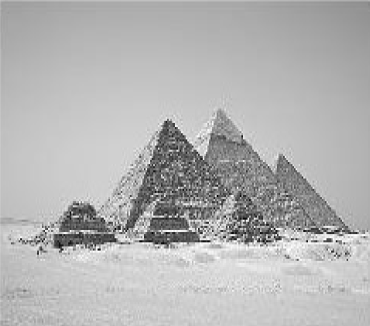
%> input picture ImgTest/guiza.png, 370 x 326 px
$ octave main.m   (GNU Octave 9; MATLAB toolbox functions it lacks are replaced by stand-ins)
%> lines starting %> are read from the running program, lines starting %| are printed output that depends on the picture
### MBS_norm/msb_encode.m
function stego = msb_encode(coverImg, message)
    % Leer imagen
    if ischar(coverImg) || isstring(coverImg)
        cover = imread(coverImg);
    else
        cover = coverImg;
    end

    if ~isa(cover, 'uint8')
        error('La imagen debe ser uint8 (8 bits por canal).');
    end

    % Convertir mensaje a bytes y bits
    msgBytes = uint8(message);
    msgLen   = uint32(numel(msgBytes));  % longitud en bytes (32 bits)

    lenBytes = typecast(msgLen, 'uint8');
    bitsLen  = bytes2bits(lenBytes);
    bitsMsg  = bytes2bits(msgBytes);
    bitstream = [bitsLen; bitsMsg];      % concatenamos cabecera + datos

    % Aplanar imagen
    pixels = cover(:);
    capacity = numel(pixels);
    nbits = numel(bitstream);

    if nbits > capacity
        error('Capacidad insuficiente: %d bits requeridos, %d disponibles.', nbits, capacity);
    end

    % Escribir en el bit más significativo
    pixels(1:nbits) = bitset(pixels(1:nbits), 8, bitstream);

    % Reconstruir imagen
    stego = reshape(pixels, size(cover));
end

function bits = bytes2bits(u8)
    n = numel(u8);
    bits = zeros(n*8,1,'uint8');
    idx = 1;
    for k = 1:n
        b = u8(k);
        for bit = 0:7
            bits(idx) = bitget(b, bit+1); % LSB→MSB
            idx = idx + 1;
        end
    end
end

### MBS_norm/msb_decode.m
function message = msb_decode(stegoImg)
    if ischar(stegoImg) || isstring(stegoImg)
        stego = imread(stegoImg);
    else
        stego = stegoImg;
    end

    if ~isa(stego, 'uint8')
        error('La imagen debe ser uint8 (8 bits por canal).');
    end

    pixels = stego(:);

    % Leer longitud (primeros 32 bits)
    lenBits = uint8(bitget(pixels(1:32), 8));
    lenBytes = bits2bytes(lenBits);
    msgLen = typecast(uint8(lenBytes), 'uint32');

    % Leer mensaje
    totalMsgBits = double(msgLen)*8;
    startIdx = 33;
    endIdx = 32 + totalMsgBits;

    if endIdx > numel(pixels)
        error('La imagen no contiene suficientes bits.');
    end

    msgBits = uint8(bitget(pixels(startIdx:endIdx), 8));
    msgU8   = uint8(bits2bytes(msgBits));
    message = char(msgU8(:)).';
end

function u8 = bits2bytes(bits)
    nbits = numel(bits);
    if mod(nbits,8) ~= 0
        error('Número de bits no múltiplo de 8.');
    end
    nbytes = nbits/8;
    u8 = zeros(1,nbytes,'uint8');
    idx = 1;
    for k = 1:nbytes
        val = uint8(0);
        for bit = 0:7
            if bits(idx)
                val = bitset(val, bit+1);
            end
            idx = idx + 1;
        end
        u8(k) = val;
    end
end

### MBS_norm/frobenius_error.m
function [E_F, E_rel] = frobenius_error(imgA, imgB)
% FROBENIUS_ERROR Calcula ||A-B||_F y el error relativo ||A-B||_F / ||A||_F.
% imgA, imgB: matriz uint8/uint16/single/double, MxN o MxNx3 (mismo tamaño)

    if ~isequal(size(imgA), size(imgB))
        error('Las imágenes deben tener exactamente el mismo tamaño.');
    end

    A = double(imgA);
    B = double(imgB);

    diff = A - B;
    E_F  = norm(diff(:), 'fro');        % norma de Frobenius absoluta
    denom = norm(A(:), 'fro');
    if denom == 0
        E_rel = NaN;                    % indeterminado si A es todo ceros
    else
        E_rel = E_F / denom;            % error relativo (adimensional)
    end
end

### MBS_norm/ecm_psnr.m
function [ECM, PSNR_val] = ecm_psnr(I, R)
%ECM_PSNR Calcula el ECM (MSE) y PSNR entre dos imágenes I y R.
%
%   ECM(I,R)  = (1/N) * sum( (I - R).^2 )
%   PSNR(I,R) = 10 * log10( MAX^2 / ECM ), con MAX = 255
%

    % Convertir a double para operar
    I = double(I);
    R = double(R);

    % Diferencia pixel a pixel
    D = I - R;

    % Número total de elementos (funciona para gris o RGB)
    N = numel(I);

    % ECM según definición
    ECM = sum(D(:).^2) / N;

    % PSNR con MAX = 255 (8 bits)
    MAX = 255;

    if ECM == 0
        PSNR_val = Inf;  % Imágenes idénticas
    else
        PSNR_val = 10 * log10((MAX^2) / ECM);
    end
end

### MBS_norm/cesar_enc.m
function out = cesar_enc(plain, k)
% CESAR_ENC  Cifra con César sobre A–Z (convierte a mayúsculas).
%   OUT = CESAR_ENC(PLAIN, K)

    if nargin < 2, k = 3; end
    k = mod(k, 26);                   % normaliza la clave a [0,25]
    abc = 'ABCDEFGHIJKLMNOPQRSTUVWXYZ';
    plain = upper(char(plain));       % asegura tipo char y mayúsculas

    n = numel(plain);
    out = blanks(n);                  % preasigna

    for i = 1:n
        ch = plain(i);
        idx = find(abc == ch, 1);     % primera coincidencia
        if ~isempty(idx)
            out(i) = abc(mod(idx - 1 + k, 26) + 1);
        else
            out(i) = ch;              % deja espacios, números, signos, tildes, etc.
        end
    end
end

### MBS_norm/cesar_dec.m
function out = cesar_dec(cipher, k)
    if nargin < 2, k = 3; end
    abc = 'ABCDEFGHIJKLMNOPQRSTUVWXYZ';
    cipher = upper(cipher);
    out = '';
    for i = 1:length(cipher)
        idx = find(abc == cipher(i));
        if ~isempty(idx)
            out(i) = abc(mod(idx - 1 - k, 26) + 1);
        else
            out(i) = cipher(i);
        end
    end
end

### MBS_norm/elgamal_dec.m
function plain = elgamal_dec(cipher_bytes, K, p, return_char)
    if nargin < 3 || isempty(p), p = 257; end
    if nargin < 4, return_char = true; end

    % Asegura bytes 0..255
    c_bytes = uint8(char(cipher_bytes));  % si ya es uint8, no cambia

    % Inverso modular de K
    invK = modInverse(double(K), p);

    % Deshacer mapeo: (c+1)*K^{-1} mod p  -> 1..256  -> -1 -> 0..255
    c1     = double(c_bytes) + 1;      % 1..256
    m1     = mod(c1 .* invK, p);       % 1..256
    m_bytes = uint8(m1 - 1);           % 0..255

    if return_char
        plain = char(m_bytes(:)).';    % fila de chars
    else
        plain = m_bytes;
    end
end

% ---------- helpers locales ----------
function inv = modInverse(a, m)
    [g, x, ~] = gcd(a, m);
    if g ~= 1
        error('No existe inverso modular para K con el módulo dado.');
    end
    inv = mod(x, m);
end

### MBS_norm/sust_enc.m
function out = sust_enc(plain)
    abc = 'ABCDEFGHIJKLMNOPQRSTUVWXYZ';
    key = 'QWERTYUIOPASDFGHJKLZXCVBNM';  % misma clave que en decifrado

    % (opcional) validación de clave:
    if numel(key) ~= 26 || numel(unique(key)) ~= 26
        error('La clave debe ser una permutación de 26 letras.');
    end

    plain = upper(char(plain));             % aceptar string/char
    n = numel(plain);
    out = blanks(n);                        % preasigna

    for i = 1:n
        ch = plain(i);
        idx = find(abc == ch, 1);          % busca en abecedario
        if ~isempty(idx)
            out(i) = key(idx);             % mapea abecedario -> clave
        else
            out(i) = ch;                   % deja espacios, números, signos, etc.
        end
    end
end

### MBS_norm/sust_dec.m
function out = sust_dec(cipher)
    abc = 'ABCDEFGHIJKLMNOPQRSTUVWXYZ';
    key = 'QWERTYUIOPASDFGHJKLZXCVBNM';  % misma clave que en cifrado

    % (opcional) validación de clave:
    if numel(key) ~= 26 || numel(unique(key)) ~= 26
        error('La clave debe ser una permutación de 26 letras.');
    end

    cipher = upper(char(cipher));            % aceptar string/char
    n = numel(cipher);
    out = blanks(n);                         % preasigna

    for i = 1:n
        ch = cipher(i);
        idx = find(key == ch, 1);           % busca en la clave
        if ~isempty(idx)
            out(i) = abc(idx);              % mapea clave -> abecedario
        else
            out(i) = ch;                    % deja espacios, números, signos, etc.
        end
    end
end

### MBS_norm/vig_enc.m
function out = vig_enc(text, key)
    abc  = 'ABCDEFGHIJKLMNOPQRSTUVWXYZ';
    text = upper(char(text));              % robustez: string/char
    key  = upper(char(key));

    if any(~ismember(key, abc))
        error('La clave debe contener solo letras A–Z.');
    end

    n   = numel(text);
    out = blanks(n);                        % preasigna
    L   = numel(key);

    for i = 1:n
        ch  = text(i);
        idx = find(abc == ch, 1);
        if ~isempty(idx)
            k   = find(abc == key(mod(i-1, L) + 1), 1) - 1; % 0..25
            out(i) = abc(mod(idx - 1 + k, 26) + 1);
        else
            out(i) = ch;                    % preserva no-alfabéticos
        end
    end
end

### MBS_norm/vig_dec.m
function out = vig_dec(cipher, key)
    abc    = 'ABCDEFGHIJKLMNOPQRSTUVWXYZ';
    cipher = upper(char(cipher));          % robustez: string/char
    key    = upper(char(key));

    % validación simple de clave: solo letras A–Z
    if any(~ismember(key, abc))
        error('La clave debe contener solo letras A–Z.');
    end

    n   = numel(cipher);
    out = blanks(n);                        % preasigna
    L   = numel(key);

    for i = 1:n
        ch  = cipher(i);
        idx = find(abc == ch, 1);
        if ~isempty(idx)
            k   = find(abc == key(mod(i-1, L) + 1), 1) - 1; % 0..25
            out(i) = abc(mod(idx - 1 - k, 26) + 1);
        else
            out(i) = ch;                    % preserva no-alfabéticos
        end
    end
end

### MBS_norm/RSA_enc.m
function cipher = rsa_enc(plain, e, n)
    plain = uint64(plain(:));

    cipher = zeros(size(plain), 'uint64');

    % Para cada carácter: c = m^e mod n
    for i = 1:numel(plain)
        m = plain(i);
        cipher(i) = powermod(m, e, n);
    end
end

% Exponenciación rápida
function r = powermod(a, b, n)
    r = uint64(1);
    a = uint64(mod(a, n));
    b = uint64(b);

    while b > 0
        if bitand(b, 1)
            r = mod(r * a, n);
        end
        a = mod(a * a, n);
        b = bitshift(b, -1);
    end
end

### MBS_norm/RSA_dec.m
function out = rsa_dec(cipher, d, n)
    cipher = uint64(cipher(:));
    m      = zeros(size(cipher), 'uint64');

    % Para cada bloque: m = c^d mod n
    for i = 1:numel(cipher)
        c = cipher(i);
        m(i) = powermod(c, d, n);
    end

    out = char(m.');
end

% Exponenciación rápida
function r = powermod(a, b, n)
    r = uint64(1);
    a = uint64(mod(a, n));
    b = uint64(b);

    while b > 0
        if bitand(b, 1)
            r = mod(r * a, n);
        end
        a = mod(a * a, n);
        b = bitshift(b, -1);
    end
end

### MBS_norm/elgamal_enc.m
function c_bytes = elgamal_enc(msg, K, p)
    if nargin < 3 || isempty(p), p = 257; end
    if nargin < 2
        error('Debes proporcionar K (clave compartida).');
    end
    % Asegura bytes 0..255
    m_bytes = uint8(char(msg));     % si ya es uint8, no se altera

    % Mapear a 1..256 y multiplicar mod p
    m1 = double(m_bytes) + 1;       % 1..256
    c  = mod(m1 .* double(K), p);   % 1..p-1 (para p=257 -> 1..256)
    c_bytes = uint8(c - 1);         % 0..255
end

### MBS_norm/main.m
cover_path = '/home/yessica-trujillo/Documentos/Proyecto_IC/Proyecto-IC---Framework-para-cifrado-y-ocultamiento-en-imagenes/ImgTest/guiza.png';
outdir = fullfile(pwd, 'results_guiza');
if ~exist(outdir, 'dir'), mkdir(outdir); end

cover = imread(cover_path);
%> cover is the input picture: size 326x370x3 uint8; min 0, max 255, mean 179.4

%% Mensaje comun para todas las pruebas
MSG = ['LOREM IPSUM DOLOR SIT AMET, CONSECTETUR ADIPISCING ELIT, SED DO EIUSMOD TEMPOR INCIDIDUNT UT LABORE ET DOLORE MAGNA ALIQUA. ' ...
       'UT ENIM AD MINIM VENIAM, QUIS NOSTRUD EXERCITATION ULLAMCO LABORIS NISI UT ALIQUIP EX EA COMMODO CONSEQUAT. ' ...
       'DUIS AUTE IRURE DOLOR IN REPREHENDERIT IN VOLUPTATE VELIT ESSE CILLUM DOLORE EU FUGIAT NULLA PARIATUR. ' ...
       'EXCEPTEUR SINT OCCAECAT CUPIDAT NON PROIDENT, SUNT IN CULPA QUI OFFICIA DESERUNT MOLLIT ANIM ID EST LABORUM. ' ...
       'LOREM IPSUM DOLOR SIT AMET, CONSECTETUR ADIPISCING ELIT, SED DO EIUSMOD TEMPOR INCIDIDUNT UT LABORE ET DOLORE MAGNA ALIQUA. ' ...
       'UT ENIM AD MINIM VENIAM, QUIS NOSTRUD EXERCITATION ULLAMCO LABORIS NISI UT ALIQUIP EX EA COMMODO CONSEQUAT. ' ...
       'DUIS AUTE IRURE DOLOR IN REPREHENDERIT IN VOLUPTATE VELIT ESSE CILLUM DOLORE EU FUGIAT NULLA PARIATUR. ' ...
       'EXCEPTEUR SINT OCCAECAT CUPIDAT NON PROIDENT, SUNT IN CULPA QUI OFFICIA DESERUNT MOLLIT ANIM ID EST LABORUM. ' ...
       'LOREM IPSUM DOLOR SIT AMET, CONSECTETUR ADIPISCING ELIT, SED DO EIUSMOD TEMPOR INCIDIDUNT UT LABORE ET DOLORE MAGNA ALIQUA. ' ...
       'UT ENIM AD MINIM VENIAM, QUIS NOSTRUD EXERCITATION ULLAMCO LABORIS NISI UT ALIQUIP EX EA COMMODO CONSEQUAT. ' ...
       'DUIS AUTE IRURE DOLOR IN REPREHENDERIT IN VOLUPTATE VELIT ESSE CILLUM DOLORE EU FUGIAT NULLA PARIATUR. ' ...
       'EXCEPTEUR SINT OCCAECAT CUPIDAT NON PROIDENT, SUNT IN CULPA QUI OFFICIA DESERUNT MOLLIT ANIM ID EST LABORUM. ' ...
       'LOREM IPSUM DOLOR SIT AMET, CONSECTETUR ADIPISCING ELIT, SED DO EIUSMOD TEMPOR INCIDIDUNT UT LABORE ET DOLORE MAGNA ALIQUA. ' ...
       'UT ENIM AD MINIM VENIAM, QUIS NOSTRUD EXERCITATION ULLAMCO LABORIS NISI UT ALIQUIP EX EA COMMODO CONSEQUAT. ' ...
       'DUIS AUTE IRURE DOLOR IN REPREHENDERIT IN VOLUPTATE VELIT ESSE CILLUM DOLORE EU FUGIAT NULLA PARIATUR. ' ...
       'EXCEPTEUR SINT OCCAECAT CUPIDAT NON PROIDENT, SUNT IN CULPA QUI OFFICIA DESERUNT MOLLIT ANIM ID EST LABORUM. ' ...
       'LOREM IPSUM DOLOR SIT AMET, CONSECTETUR ADIPISCING ELIT, SED DO EIUSMOD TEMPOR INCIDIDUNT UT LABORE ET DOLORE MAGNA ALIQUA. ' ...
       'UT ENIM AD MINIM VENIAM, QUIS NOSTRUD EXERCITATION ULLAMCO LABORIS NISI UT ALIQUIP EX EA COMMODO CONSEQUAT. ' ...
       'DUIS AUTE IRURE DOLOR IN REPREHENDERIT IN VOLUPTATE VELIT ESSE CILLUM DOLORE EU FUGIAT NULLA'];

%% Caso A: MSB sin cifrado
msg_A = MSG;

stego_A = msb_encode(cover, msg_A);
file_A  = fullfile(outdir, 'stego_msb_sin_cifrado.png');
imwrite(stego_A, file_A, 'png');

rec_A = msb_decode(file_A);
%> in msb_decode, `lenBits = uint8(bitget(pixels(1:32), 8));`: lenBits = 32 values, max 1 at index 3, min 0 at index 1, mean 0.125
%> after the loop in bits2bytes, `for k = 1:nbytes`: idx = 33; u8 = [52 8 0 0]
%> in msb_decode, `msgLen = typecast(uint8(lenBytes), 'uint32');`: msgLen = 2100
%> in msb_decode, `totalMsgBits = double(msgLen)*8;`: totalMsgBits = 16800
%> in msb_decode, `endIdx = 32 + totalMsgBits;`: endIdx = 16832
%> in msb_decode, `msgU8   = uint8(bits2bytes(msgBits));`: msgU8 = 2100 values, max 88 at index 164, min 32 at index 6, mean 68.61
fprintf('Recuperado (MSB sin cifrado): %s\n', rec_A);
%> (printed output is left out)

[E_F_A, E_rel_A] = frobenius_error(cover, stego_A);
%> in frobenius_error, `E_F  = norm(diff(:), 'fro');`: E_F = 13236.7
%> in frobenius_error, `denom = norm(A(:), 'fro');`: denom = 109834.9
%> in frobenius_error, `E_rel = E_F / denom;`: E_rel = 0.121
%> E_F_A = 13236.7; E_rel_A = 0.121
[ECM_A, PSNR_A]  = ecm_psnr(cover, stego_A);
%> in ecm_psnr, `ECM = sum(D(:).^2) / N;`: ECM = 484.2
%> in ecm_psnr, `PSNR_val = 10 * log10((MAX^2) / ECM);`: PSNR_val = 21.28
%> ECM_A = 484.2; PSNR_A = 21.28

%% Caso B: MSB + Cesar
k = 3;
msg_B_plain = MSG;
msg_B_cif   = cesar_enc(msg_B_plain, k);

stego_B = msb_encode(cover, msg_B_cif);
file_B  = fullfile(outdir, sprintf('stego_msb_cesar_k%d.png', k));
imwrite(stego_B, file_B, 'png');

rec_B_cif = msb_decode(file_B);
rec_B     = cesar_dec(rec_B_cif, k);
%> the loop in cesar_dec, `for i = 1:length(cipher)` made 2100 passes
%> idx on passes 1 to 3: 15, 18, 21
fprintf('Recuperado (MSB + Cesar k=%d): %s\n', k, rec_B);
%> (printed output is left out)

[E_F_B, E_rel_B] = frobenius_error(cover, stego_B);
%> E_F_B = 13234.2; E_rel_B = 0.12
[ECM_B, PSNR_B]  = ecm_psnr(cover, stego_B);
%> ECM_B = 484; PSNR_B = 21.28

%% Caso C: MSB + ElGamal (mod 257)
p = 257;
K = 123;
msg_C_plain = MSG;

cbytes_C = elgamal_enc(msg_C_plain, K, p);
stego_C  = msb_encode(cover, cbytes_C);
%> in msb_encode (call 3), `stego = reshape(pixels, size(cover));`:
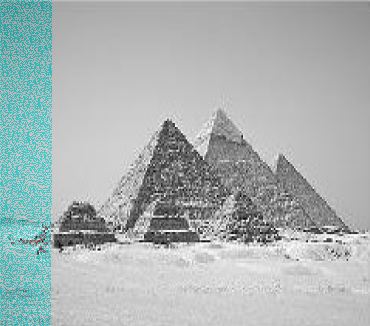
%> stego: size 326x370x3 uint8; mean R, G, B 170.2, 179.4, 179.4
file_C   = fullfile(outdir, sprintf('stego_msb_elgamal_p%d_K%d.png', p, K));
imwrite(stego_C, file_C, 'png');

rec_C_cif = uint8(msb_decode(file_C));
%> rec_C_cif = 2100 values, max 251 at index 313, min 5 at index 13, mean 136
rec_C     = elgamal_dec(rec_C_cif, K, p, true);
%> in elgamal_dec, `c_bytes = uint8(char(cipher_bytes));`: c_bytes has the same summary as rec_C_cif outside elgamal_dec
%> in elgamal_dec, `c1     = double(c_bytes) + 1;`: c1 = 2100 values, max 252 at index 313, min 6 at index 13, mean 137
%> in elgamal_dec, `m1     = mod(c1 .* invK, p);`: m1 = 2100 values, max 89 at index 164, min 33 at index 6, mean 69.61
%> in elgamal_dec, `m_bytes = uint8(m1 - 1);`: m_bytes has the same summary as msgU8 in msb_decode
fprintf('Recuperado (MSB + ElGamal p=%d, K=%d): %s\n', p, K, rec_C);

[E_F_C, E_rel_C] = frobenius_error(cover, stego_C);
%> in frobenius_error (call 3), `diff = A - B;`:
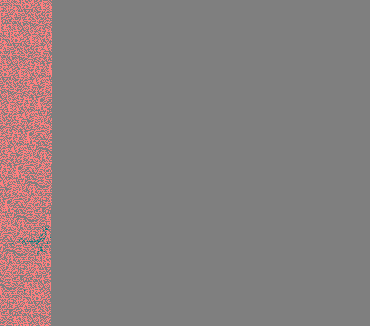
%> diff: size 326x370x3 double; mean R, G, B 9.2, 0, 0; drawn with min black and max white
%> in frobenius_error (call 3), `E_F  = norm(diff(:), 'fro');`: E_F = 11972.6
%> in frobenius_error (call 3), `E_rel = E_F / denom;`: E_rel = 0.109
%> E_F_C = 11972.6; E_rel_C = 0.109
[ECM_C, PSNR_C]  = ecm_psnr(cover, stego_C);
%> ECM_C = 396.1; PSNR_C = 22.15

%% Caso D: MSB + Sustitucion monoalfabetica
msg_D_plain = MSG;
msg_D_cif   = sust_enc(msg_D_plain);

stego_D = msb_encode(cover, msg_D_cif);
%> in msb_encode (call 4), `stego = reshape(pixels, size(cover));`:
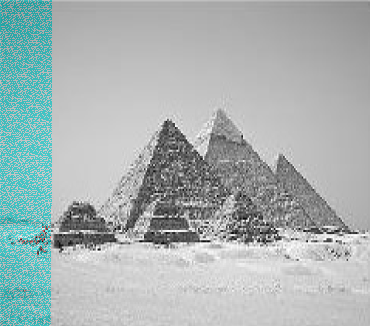
%> stego: size 326x370x3 uint8; mean R, G, B 168.5, 179.4, 179.4
file_D  = fullfile(outdir, 'stego_msb_sustitucion.png');
imwrite(stego_D, file_D, 'png');

rec_D_cif = msb_decode(file_D);
rec_D     = sust_dec(rec_D_cif);
%> the loop in sust_dec, `for i = 1:n` made 2100 passes
%> (ch, idx) on passes 1 to 3: ('S', 12), ('G', 15), ('K', 18)
fprintf('Recuperado (MSB + Sustitucion): %s\n', rec_D);

[E_F_D, E_rel_D] = frobenius_error(cover, stego_D);
%> in frobenius_error (call 4), `diff = A - B;`:
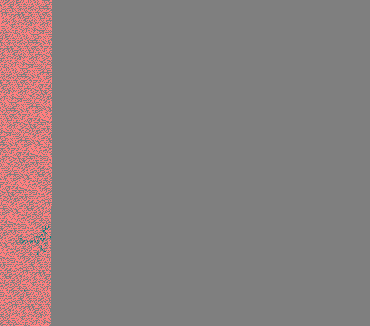
%> diff: size 326x370x3 double; mean R, G, B 10.9, 0, 0; drawn with min black and max white
%> in frobenius_error (call 4), `E_F  = norm(diff(:), 'fro');`: E_F = 13015.8
%> in frobenius_error (call 4), `E_rel = E_F / denom;`: E_rel = 0.119
%> E_F_D = 13015.8; E_rel_D = 0.119
[ECM_D, PSNR_D]  = ecm_psnr(cover, stego_D);
%> ECM_D = 468.2; PSNR_D = 21.43

%% Caso E: MSB + Vigenere
keyV = 'CLAVE';
msg_E_plain = MSG;
msg_E_cif   = vig_enc(msg_E_plain, keyV);

stego_E = msb_encode(cover, msg_E_cif);
%> in msb_encode (call 5), `stego = reshape(pixels, size(cover));`:
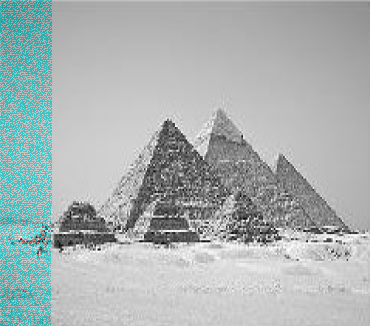
%> stego: size 326x370x3 uint8; mean R, G, B 168.4, 179.4, 179.4
file_E  = fullfile(outdir, sprintf('stego_msb_vigenere_key_%s.png', keyV));
imwrite(stego_E, file_E, 'png');

rec_E_cif = msb_decode(file_E);
rec_E     = vig_dec(rec_E_cif, keyV);
%> the loop in vig_dec, `for i = 1:n` made 2100 passes
%> (ch, idx) on passes 1, 2, 3, 4, 5, 7, 8, 9, 10, 11, 13, 14: ('N', 14), ('Z', 26), ('R', 18), ('Z', 26), ('Q', 17), ('T', 20), ('P', 16), ('N', 14), ('Y', 25), ('O', 15), ('D', 4), ('J', 10)
%> ch on passes 6, 12, 18, 22, 27, 28: ' ', ' ', ' ', ' ', ',', ' '
fprintf('Recuperado (MSB + Vigenere key=%s): %s\n', keyV, rec_E);

[E_F_E, E_rel_E] = frobenius_error(cover, stego_E);
[ECM_E, PSNR_E]  = ecm_psnr(cover, stego_E);

%% Caso F: MSB + RSA
e = 17;
d = 2753;
n = 3233;

msg_F_plain = MSG;

msg_F_cif   = RSA_enc(msg_F_plain, e, n);

msg_F_bytes = typecast(uint16(msg_F_cif), 'uint8');

stego_F = msb_encode(cover, msg_F_bytes);
%> in msb_encode (call 6), `stego = reshape(pixels, size(cover));`:
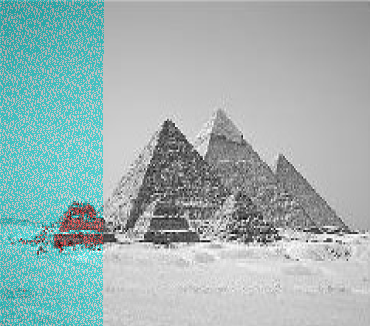
%> stego: size 326x370x3 uint8; mean R, G, B 158.5, 179.4, 179.4
file_F  = fullfile(outdir, 'stego_msb_rsa.png');
imwrite(stego_F, file_F, 'png');

rec_F_bytes = msb_decode(file_F);

rec_F_u16 = typecast(uint8(rec_F_bytes), 'uint16');

rec_F_int = uint64(rec_F_u16);

rec_F = RSA_dec(rec_F_int, d, n);

fprintf('Recuperado (MSB + RSA): %s\n', rec_F);

% Métricas para el caso F
[E_F_F, E_rel_F] = frobenius_error(cover, stego_F);
%> in frobenius_error (call 6), `diff = A - B;`:
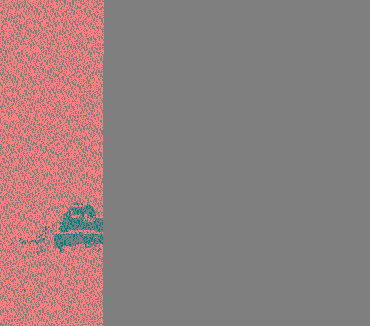
%> diff: size 326x370x3 double; mean R, G, B 20.8, 0, 0; drawn with min black and max white
[ECM_F, PSNR_F]  = ecm_psnr(cover, stego_F);

%% Tabla de métricas
Metodo = [ ...
    "MSB sin cifrado"; ...
    "MSB + Cesar (k=" + k + ")"; ...
    "MSB + ElGamal (p=" + p + ", K=" + K + ")"; ...
    "MSB + Sustitucion (monoalfabetica)"; ...
    "MSB + Vigenere (key=" + keyV + ")"; ...
    "MSB + RSA" ...
];

Error_F   = [E_F_A;  E_F_B;  E_F_C;  E_F_D;  E_F_E;  E_F_F];
Error_rel = [E_rel_A;E_rel_B;E_rel_C;E_rel_D;E_rel_E;E_rel_F];
ECM_vec   = [ECM_A;  ECM_B;  ECM_C;  ECM_D;  ECM_E;  ECM_F];
PSNR_vec  = [PSNR_A; PSNR_B; PSNR_C; PSNR_D; PSNR_E; PSNR_F];

T = table(Metodo, Error_F, Error_rel, ECM_vec, PSNR_vec, ...
          'VariableNames', {'Metodo','Error_F','Error_rel','ECM','PSNR'});
